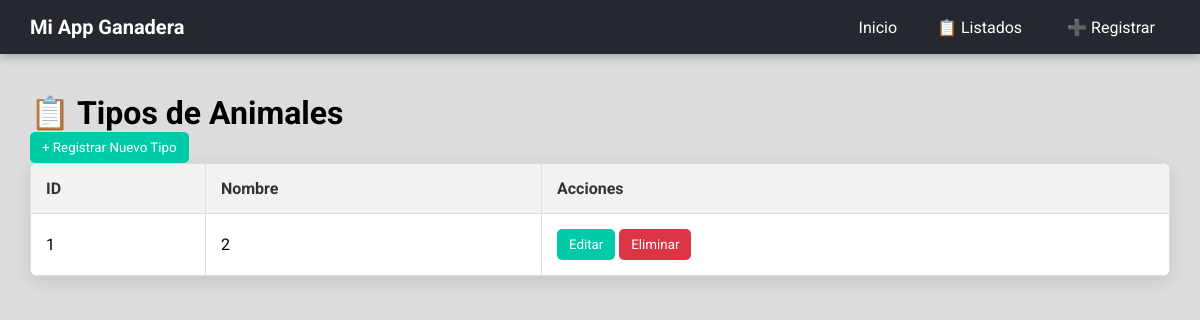
/tipos-animales/lista, run on an earlier commit of the app's database.
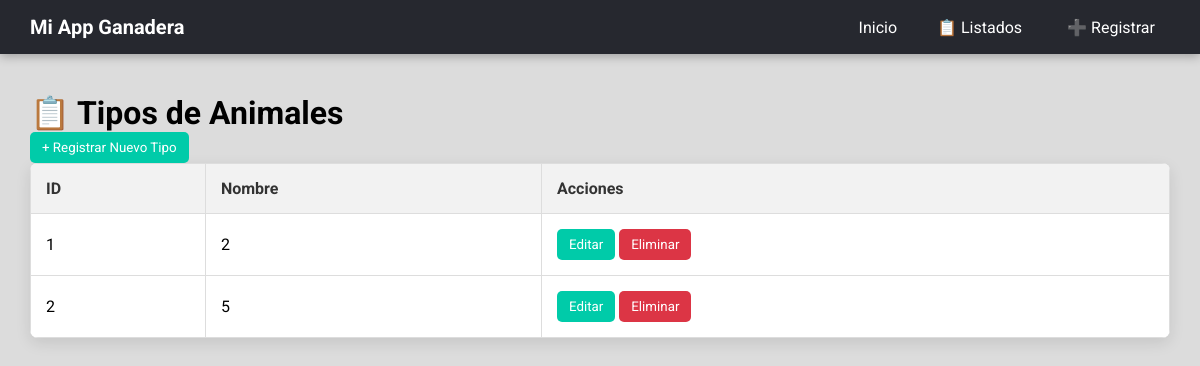
And on a later commit of the database.
### models.py (models this page shows)
class TipoAnimal(Base):
    __tablename__ = "tipos_animales"
    id = Column(Integer, primary_key=True, index=True)
    nombre = Column(String, unique=True, index=True)
    ganados = relationship("Ganado", back_populates="tipo_animal")

### routers/tipo_animal.py (the view)
@router.get("/lista")
async def listar_tipos_animales_view(request: Request, db: Session = Depends(get_db)):
    tipos = db.query(models.TipoAnimal).all()
    return templates.TemplateResponse(
        "tipo_animal/lista_tipos_animales.html",
        {"request": request, "tipos": tipos}
    )

### templates/tipo_animal/lista_tipos_animales.html (shortened to what this page needs)
{% extends "base.html" %}
{% block content %}
    <h1 style="margin-top: 10px;">📋 Tipos de Animales</h1>
    <p>
        <a href="/tipos-animales/crear"><button>+ Registrar Nuevo Tipo</button></a>
    </p>
    <table>
        <thead>
            <tr>
                <th>ID</th>
                <th>Nombre</th>
                <th>Acciones</th>
            </tr>
        </thead>
        <tbody>
            {% if tipos %}
                {% for tipo in tipos %}
                    <tr id="tipo-{{ tipo.id }}">
                        <td>{{ tipo.id }}</td>
                        <td>{{ tipo.nombre }}</td>
                        <td>
                            <button onclick="window.location.href='/tipos-animales/editar/{{ tipo.id }}'">Editar</button>
                            <button class="btn-eliminar" data-id="{{ tipo.id }}" data-nombre="{{ tipo.nombre }}" style="background-color: #dc3545;">Eliminar</button>
                        </td>
                    </tr>
                {% endfor %}
            {% else %}
                <tr>
                    <td colspan="3" style="text-align: center;">No hay tipos de animales registrados.</td>
                </tr>
            {% endif %}
        </tbody>
    </table>
{% endblock %}

What changed in the data, as far as the page shows it:
added TipoAnimal: id "2", nombre "5"
